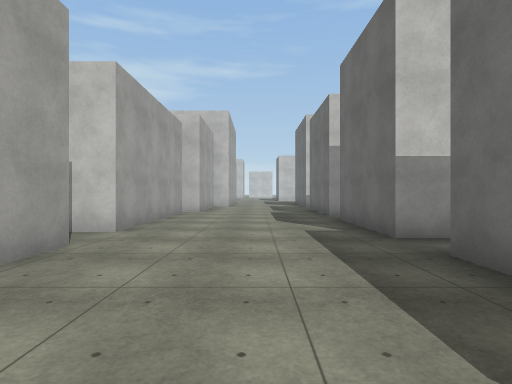
[1] (above)

24 first-person views from a walk through a 3-D level made in the Unity game engine. The camera is 1.4 m above the floor, looks level and sees 80° across. The floor is counted in squares, 2 m on a side. Each view is taken from the middle of a square. On the plan, view 1 faces up. The plan holds only what a view shows up to about 10 squares ahead; the rest is blank. The place goes on beyond the plan. Surface patterns are stand-ins for the level's own textures.

[2]
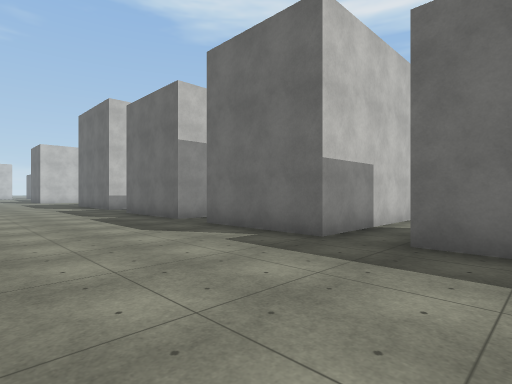

[3]
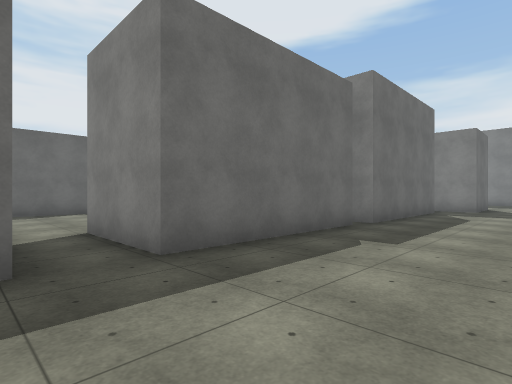

[4]
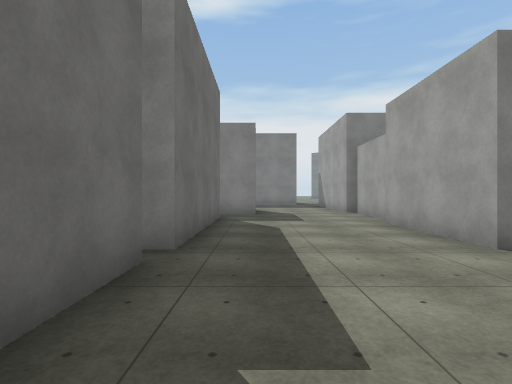

[5]
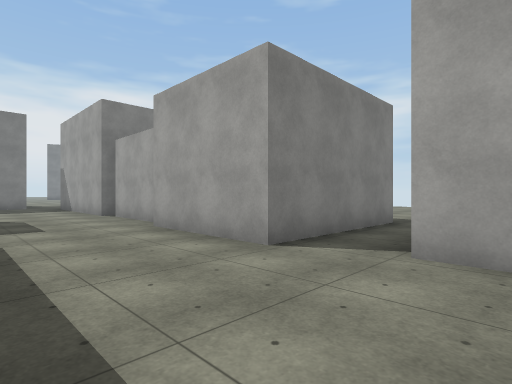

[6]
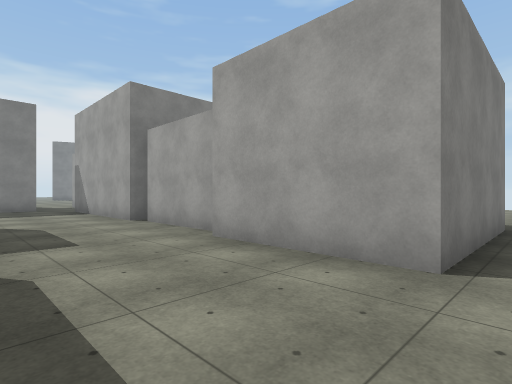

[7]
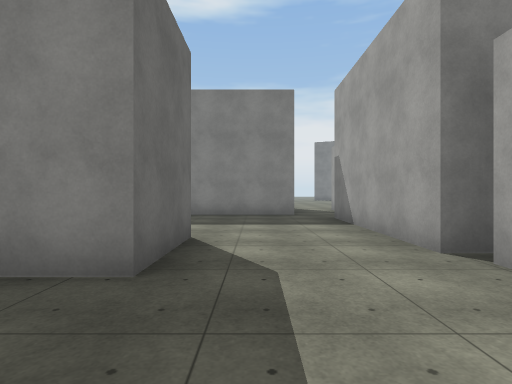

[8]
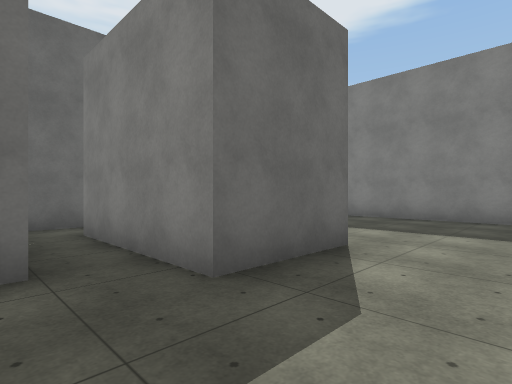

[9]
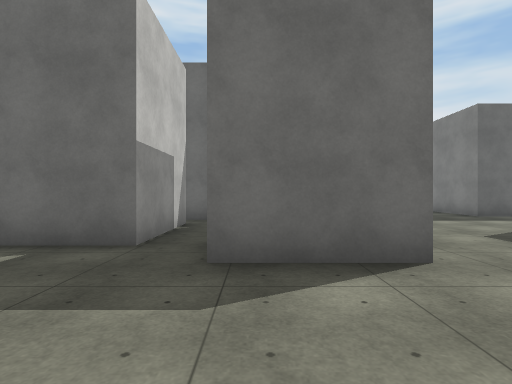

[10]
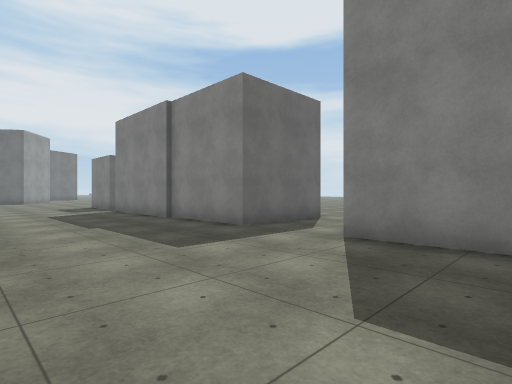

[11]
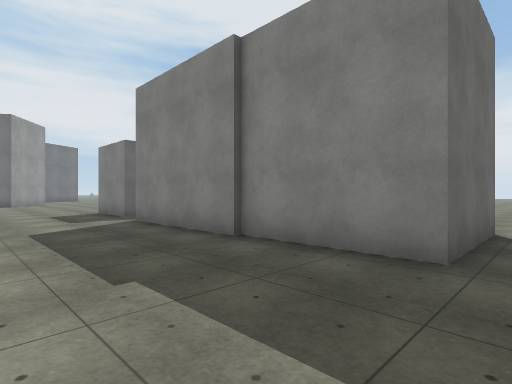

[12]
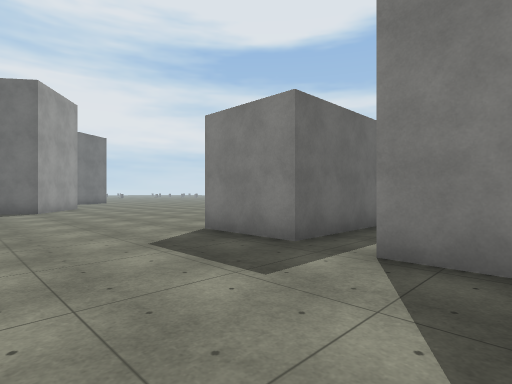

[13]
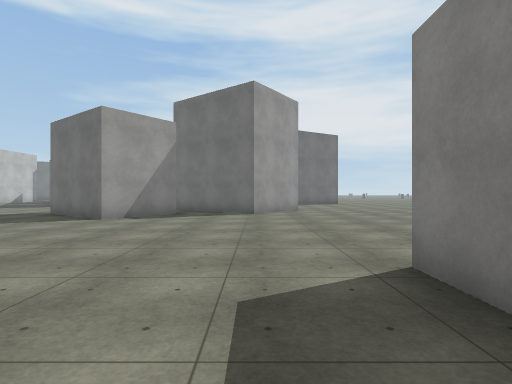

[14]
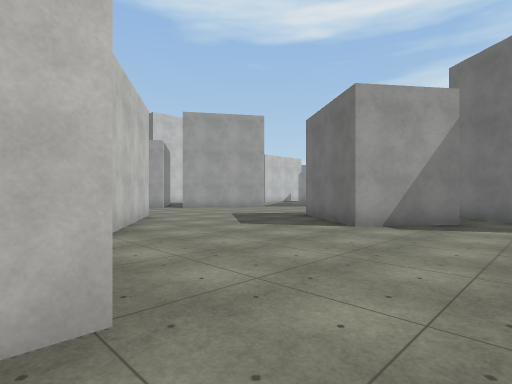

[15]
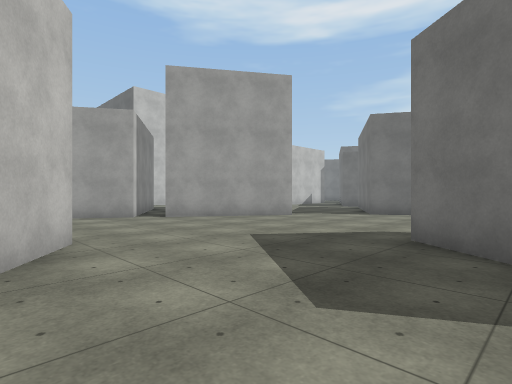

[16]
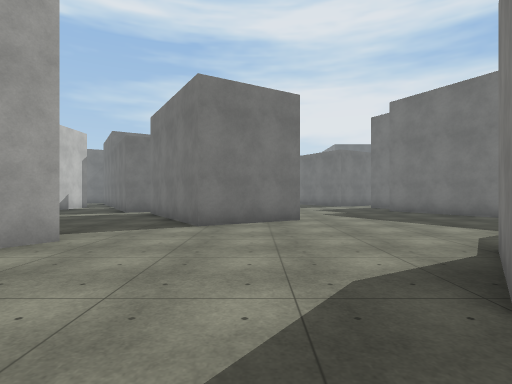

[17]
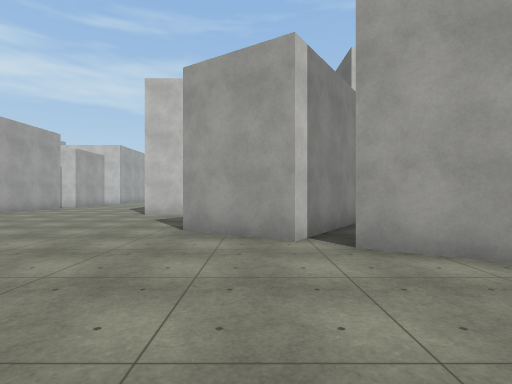

[18]
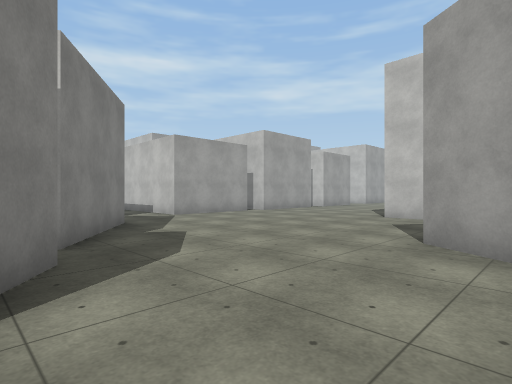

[19]
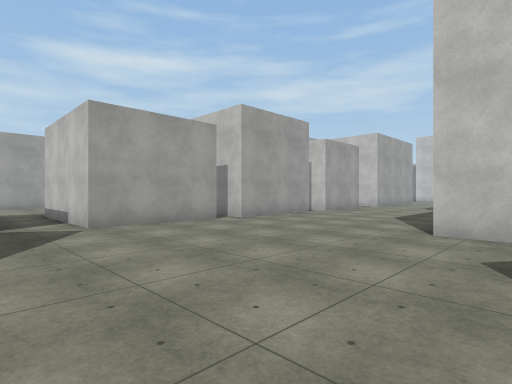

[20]
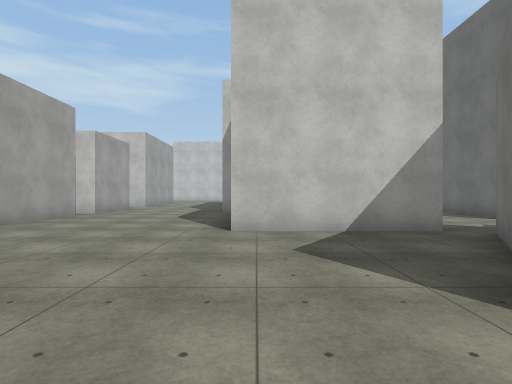

[21]
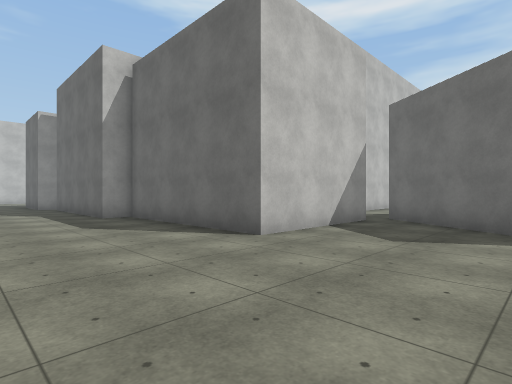

[22]
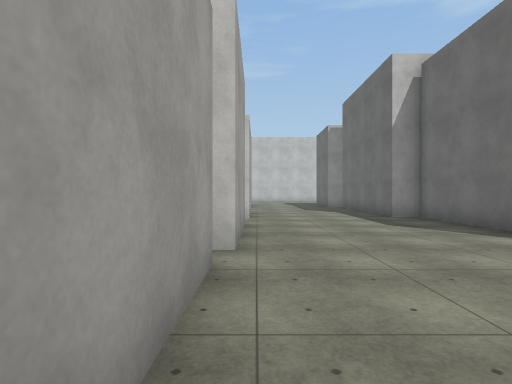

[23]
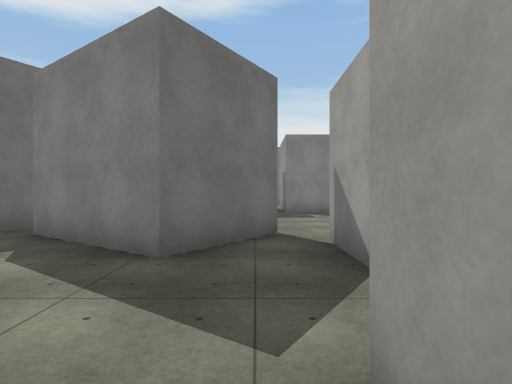

[24]
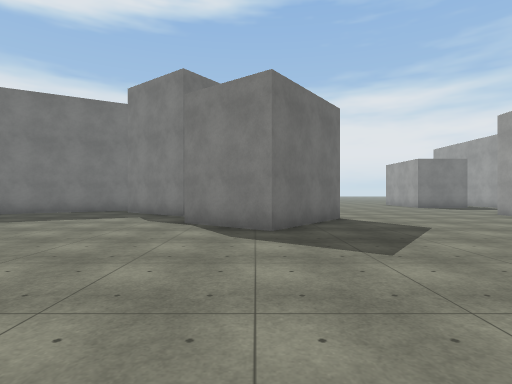

### Floor plan
Points are (right, up) in squares from view 1. A wall is a line through its corners. A room is listed if a view was taken in it or the views show most of it. See-through windows are left out.
Room 1 (views 1, 2, 3, 4, 5, 6, 7, 8, 9)
walls: (-2.4, 0.8) (-2.4, -0.1); (-2.4, 4) (-2.4, 2.9); (2.1, -1.1) (2.1, 3.4) (4.8, 3.4); (-1.9, -1.7) (-1.9, -5); (4.6, 4.6) (2.1, 4.6) (2.1, 7.8); (3.1, 9) (2.1, 9) (2.1, 12); (-2.4, -5.4) (-2.4, -8); (-2.4, 10) (-2.4, 5.4); (4.8, -6.4) (2.1, -6.4) (2.1, -1.6); (-2.8, -8.5) (-2.1, -8.5) (-2.1, -10.5); (5.7, -7.9) (5.7, -6.1); (1, -9.8) (1, -7.5) (4.5, -7.5)
ways out: opening at (-0.5, -9.5) to room 2; opening at (5, -8.5) to room 2; opening at (-2, -1); opening at (-2, 5); opening at (4, 4)
Room 2 (views 10, 11, 12, 13, 14, 15, 16, 17, 18, 19, 20, 21, 22, 23, 24)
walls: (16.6, -9.8) (16.6, -10.4) (16.1, -10.4); (18.2, -2.8) (18.6, -2.3) (19.4, -2.8); (20.2, -3.4) (18, -6.6); (13.6, -2.3) (15, -0.2) (17.8, -2.1); (23.7, -10.5) (21.8, -9.1) (23.7, -6.5) (25.6, -7.9); (12.9, 0.2) (12.9, -1.4); (14.7, -15.5) (14.7, -14.4) (16.9, -14.4); (24, -13.2) (23.7, -13) (25.2, -11); (26.1, -9.7) (27.8, -11); (9.6, -14.2) (13.5, -14.2); (21.3, 2.5) (23.1, 5.2); (26.4, -2.2) (23.2, -0.1); (24.4, 2.8) (22.6, 0.3) (20.7, 1.6); (13.6, 5) (13.6, 1.9); (29.6, -6.1) (28.2, -3.8); (6.8, -15.5) (6.8, -14.4) (9.8, -14.4); (22.4, 5.4) (18.6, 5.4) (18.6, 10.6) (17.8, 10.6) (17.8, 12.5); (30.2, -11.6) (32.1, -10.5); (13.8, 8.9) (13.8, 5.7) (12.6, 5.7); (13.8, 11.1) (13.8, 9.8) (13.1, 9.8); (-2.1, -10.5) (-2.1, -13.2); (-1.2, -14.4) (4.5, -14.4)
ways out: opening at (-0.5, -9.5) to room 1; opening at (5, -8.5) to room 1; opening at (-2, -14); opening at (14, 1); opening at (27.5, -2.5)

Positions as (right, up) in squares from view 1, and headings:
1: (0, 0), facing up
2: (-2, 2), facing up-right
3: (-1, 5), facing down-right
4: (1, 2), facing down
5: (1, 1), facing down-left
6: (1, -1), facing down-left
7: (0, -5), facing down
8: (-1, -6), facing down-right
9: (-2, -8), facing right
10: (2, -10), facing down-right
11: (6, -11), facing down-right
12: (12, -11), facing down-right
13: (14, -13), facing right
14: (16, -12), facing up-right
15: (19, -8), facing up-right
16: (22, -5), facing right
17: (22, -4), facing up
18: (22, -3), facing up-left
19: (20, 0), facing up-left
20: (19, 0), facing up
21: (15, 2), facing up-right
22: (14, 2), facing up
23: (14, 3), facing down
24: (24, -1), facing down
